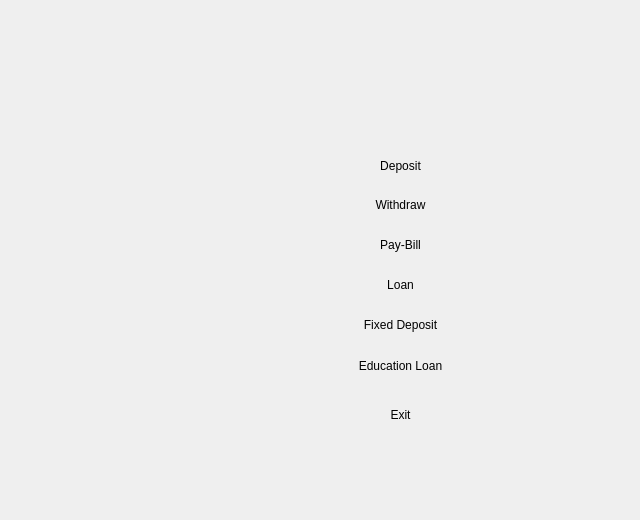
    <widget class="QWidget" name="Menu_2">
     <widget class="QGroupBox" name="groupBox_3">
      <property name="geometry">
       <rect>
        <x>190</x>
        <y>120</y>
        <width>441</width>
        <height>391</height>
       </rect>
      </property>
      <property name="styleSheet">
       <string notr="true">border:none;</string>
      </property>
      <property name="title">
       <string/>
      </property>
      <widget class="QPushButton" name="pushButton_12">
       <property name="geometry">
        <rect>
         <x>140</x>
         <y>30</y>
         <width>141</width>
         <height>31</height>
        </rect>
       </property>
       <property name="text">
        <string>Deposit</string>
       </property>
      </widget>
      <widget class="QPushButton" name="pushButton_13">
       <property name="geometry">
        <rect>
         <x>140</x>
         <y>70</y>
         <width>141</width>
         <height>29</height>
        </rect>
       </property>
       <property name="text">
        <string>Withdraw</string>
       </property>
      </widget>
      <widget class="QPushButton" name="pushButton_14">
       <property name="geometry">
        <rect>
         <x>140</x>
         <y>150</y>
         <width>141</width>
         <height>29</height>
        </rect>
       </property>
       <property name="text">
        <string>Loan</string>
       </property>
      </widget>
      <widget class="QPushButton" name="pushButton_15">
       <property name="geometry">
        <rect>
         <x>140</x>
         <y>190</y>
         <width>141</width>
         <height>29</height>
        </rect>
       </property>
       <property name="text">
        <string>Fixed Deposit</string>
       </property>
      </widget>
      <widget class="QPushButton" name="pushButton_16">
       <property name="geometry">
        <rect>
         <x>140</x>
         <y>110</y>
         <width>141</width>
         <height>29</height>
        </rect>
       </property>
       <property name="text">
        <string>Pay-Bill</string>
       </property>
      </widget>
      <widget class="QPushButton" name="pushButton_17">
       <property name="geometry">
        <rect>
         <x>140</x>
         <y>280</y>
         <width>141</width>
         <height>29</height>
        </rect>
       </property>
       <property name="text">
        <string>Exit</string>
       </property>
      </widget>
      <widget class="QPushButton" name="education">
       <property name="geometry">
        <rect>
         <x>140</x>
         <y>230</y>
         <width>141</width>
         <height>31</height>
        </rect>
       </property>
       <property name="text">
        <string>Education Loan</string>
       </property>
      </widget>
     </widget>
    </widget>
